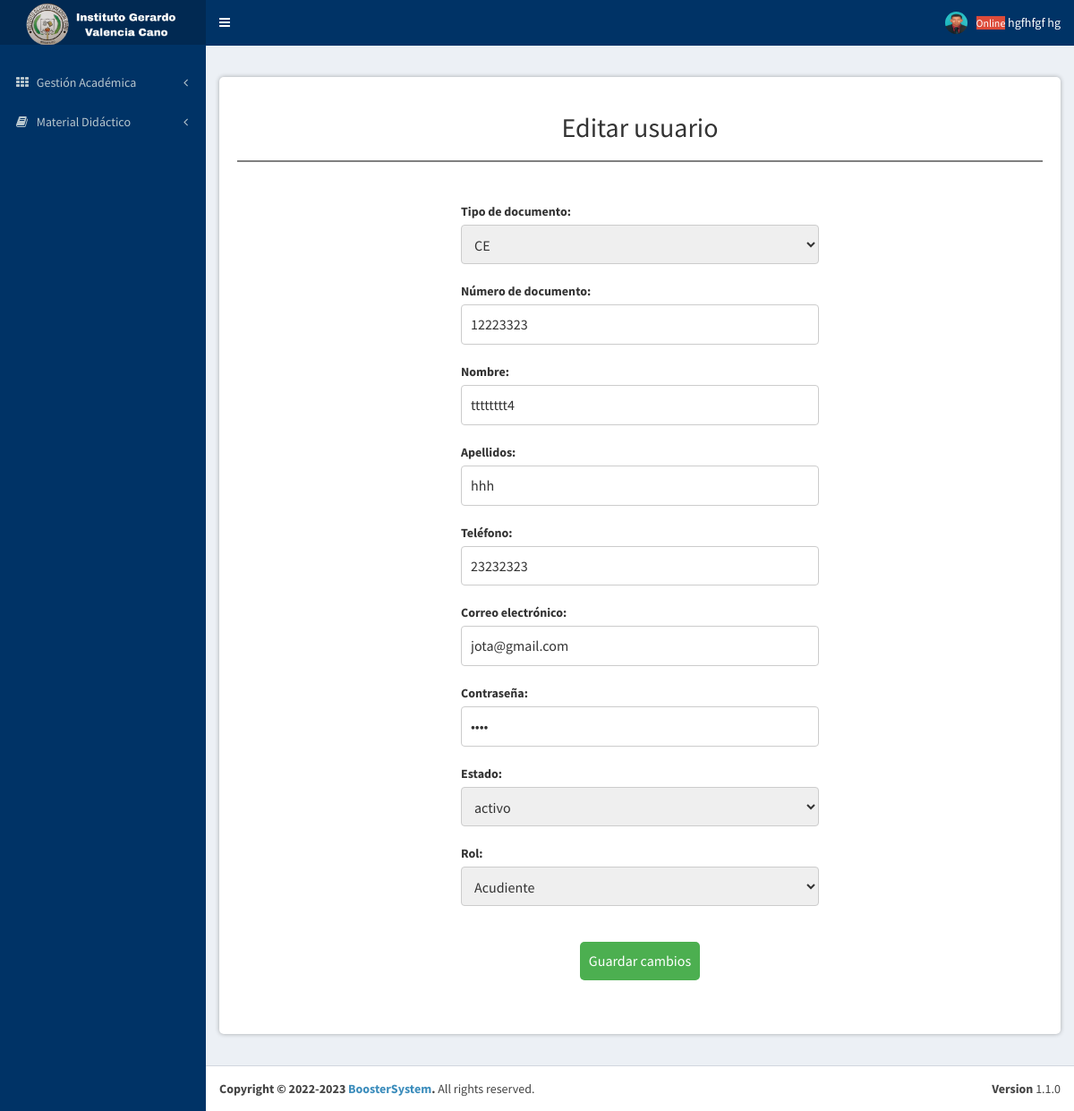
The page /gestionAcademica/views/editarUser.php?id=7 (signed in) on the database its author committed.
### tables this page shows
CREATE TABLE `usuarios` (
  `idUsuario` int(11) NOT NULL AUTO_INCREMENT,
  `tipoDocumentoUsuario` enum('CC','CE') NOT NULL DEFAULT 'CC',
  `documentoUsuario` varchar(20) NOT NULL,
  `nombresUsuario` varchar(100) NOT NULL,
  `apellidosUsuario` varchar(100) NOT NULL,
  `telefonoUsuario` varchar(20) NOT NULL,
  `correoUsuario` varchar(120) NOT NULL,
  `passwordUsuario` varchar(120) NOT NULL,
  `estadoUsuario` enum('activo','inactivo') NOT NULL,
  `rol_idRol` int(11) NOT NULL,
  PRIMARY KEY (`idUsuario`),
  KEY `rol_idRol` (`rol_idRol`),
  CONSTRAINT `usuarios_ibfk_1` FOREIGN KEY (`rol_idRol`) REFERENCES `rol` (`idRol`) ON DELETE CASCADE
);

### gestionAcademica/includes/verificarAcceso.php (called while the page is built, shortened)
<?php
include('conexion.php');
if(isset($_SESSION['documentoUsuario'])){
    $documentoUsuario_sesion = $_SESSION['documentoUsuario'];
$consulta = "SELECT * FROM usuarios WHERE documentoUsuario = '$documentoUsuario_sesion'";
$resultado = mysqli_query($conexion, $consulta);
if ($resultado && mysqli_num_rows($resultado) > 0) {
    $fila = mysqli_fetch_assoc($resultado);
    $nombresUsuario = $fila['nombresUsuario'];
    $apellidosUsuario = $fila['apellidosUsuario'];
}
}else{
    header('Location: ../login');
}
?>

### gestionAcademica/views/editarUser.php (the view, shortened to what this page needs)
<?php include_once '../includes/verificarAcceso.php'; ?>
<?php
$idUsuario = $_GET['id'];
$conexion = mysqli_connect("localhost", "root", "", "boostersystem");
$consulta = "SELECT * FROM usuarios WHERE idUsuario = $idUsuario";
$resultado = mysqli_query($conexion, $consulta);
$usuario = mysqli_fetch_assoc($resultado);
    ?>
<!DOCTYPE html>
<html>
<head>
  <link rel="stylesheet" href="../../Layout/css/bootstrap.min.css">
  <link rel="stylesheet" href="../../Layout/css/font-awesome.css">
  <link rel="stylesheet" href="../../Layout/css/AdminLTE.min.css">
  <link rel="stylesheet" href="../css/stilos.css">
     <link rel="stylesheet" href="../../Layout/css/_all-skins.min.css">
   </head>
   <body class="hold-transition skin-blue sidebar-mini">
    <div class="wrapper">
    <?php include_once '../../templates/cabecera.php'; ?>
    <?php include_once '../../templates/menu.php'; ?>
<div class="content-wrapper">
<section class="content">
<section class="estilo">
  <h2>Editar usuario</h2>
  <hr style="border: 1px solid gray;">
  <form action="../includes/functions.php" method="POST">
  <div class="form-group">
<label for="tipoDocumentoUsuario">Tipo de documento:</label>
<select id="tipoDocumentoUsuario" name="tipoDocumentoUsuario" required>
  <?php
  $consultaTiposDocumento = "SHOW COLUMNS FROM usuarios LIKE 'tipoDocumentoUsuario'";
  $resultadoTiposDocumento = mysqli_query($conexion, $consultaTiposDocumento);
  $rowTiposDocumento = mysqli_fetch_assoc($resultadoTiposDocumento);
  $enumValuesDocumento = explode(",", str_replace("'", "", substr($rowTiposDocumento['Type'], 5, (strlen($rowTiposDocumento['Type'])-6))));
  foreach ($enumValuesDocumento as $valueDocumento) {
    $selected = ($valueDocumento == $usuario['tipoDocumentoUsuario']) ? 'selected' : '';
    echo "<option value='$valueDocumento' $selected>$valueDocumento</option>";
  }
  ?>
</select>
</div>
<div class="form-group">
  <label for="documentoUsuario">Número de documento:</label>
  <input type="text" id="documentoUsuario" name="documentoUsuario" value="<?php echo $usuario['documentoUsuario']; ?>" required>
</div>
<div class="form-group">
  <label for="nombresUsuario">Nombre:</label>
  <input type="text" id="nombresUsuario" name="nombresUsuario" value="<?php echo $usuario['nombresUsuario']; ?>" required>
</div>
<div class="form-group">
  <label for="apellidosUsuario">Apellidos:</label>
  <input type="text" id="apellidosUsuario" name="apellidosUsuario" value="<?php echo $usuario['apellidosUsuario']; ?>" required>
</div>
<div class="form-group">
  <label for="telefonoUsuario">Teléfono:</label>
  <input type="text" id="telefonoUsuario" name="telefonoUsuario" value="<?php echo $usuario['telefonoUsuario']; ?>" required>
</div>
<div class="form-group">
  <label for="correoUsuario">Correo electrónico:</label>
  <input type="email" id="correoUsuario" name="correoUsuario" value="<?php echo $usuario['correoUsuario']; ?>" required>
</div>
<div class="form-group">
  <label for="passwordUsuario">Contraseña:</label>
  <input type="password" name="passwordUsuario" id="passwordUsuario" value="<?php echo $usuario['passwordUsuario']; ?>" required>
</div>
<div class="form-group">
<label for="estadoUsuario">Estado:</label>
<select id="estadoUsuario" name="estadoUsuario" required>
  <?php
  $consultaEstados = "SHOW COLUMNS FROM usuarios LIKE 'estadoUsuario'";
  $resultadoEstados = mysqli_query($conexion, $consultaEstados);
  $rowEstados = mysqli_fetch_assoc($resultadoEstados);
  $enumValues = explode(",", str_replace("'", "", substr($rowEstados['Type'], 5, (strlen($rowEstados['Type'])-6))));
  foreach ($enumValues as $value) {
    $selected = ($value == $usuario['estadoUsuario']) ? 'selected' : '';
    echo "<option value='$value' $selected>$value</option>";
  }
  ?>
</select>
</div>
<div class="form-group">
  <label for="rol_idRol">Rol:</label>
  <select id="rol_idRol" name="rol_idRol" required>
    <?php
    $conexion = mysqli_connect("localhost", "root", "", "boostersystem");
    $consultaRoles = "SELECT idRol, nombreRol FROM rol";
    $resultadoRoles = mysqli_query($conexion, $consultaRoles);
    if (mysqli_num_rows($resultadoRoles) > 0) {
      while ($row = mysqli_fetch_assoc($resultadoRoles)) {
        $idRol = $row['idRol'];
        $nombreRol = $row['nombreRol'];
        $selected = ($idRol == $usuario['rol_idRol']) ? 'selected' : '';
        echo "<option value='$idRol' $selected>$nombreRol</option>";
      }
    } else {
      echo "<option value=''>No hay roles disponibles</option>";
    }
    ?>
  </select>
</div>
<div class="form-group">
  <button type="submit" value="Guardar" name="registrar">Guardar cambios</button>
</div>
</form>
</section>
</section>
</div>
<?php include_once '../../templates/pie.php'; ?>
</body>
</html>

### templates/cabecera.php (shortened to what this page needs)
<header class="main-header">
    <a href="../inicio.php" class="logo">
        <span class="logo-lg"><img src="../img/logo.png" alt="" height="50px"></span>
    </a>
    <nav class="navbar navbar-static-top" role="navigation">
        <a href="#" class="sidebar-toggle" data-toggle="offcanvas" role="button">
        </a>
        <div class="navbar-custom-menu">
            <ul class="nav navbar-nav">
                <li class="dropdown user user-menu">
                    <a href="#" class="dropdown-toggle" data-toggle="dropdown">
                        <small class="bg-red">Online</small>
                        <span class="hidden-xs"><?php echo $nombresUsuario." ".$apellidosUsuario?></span>
                        <img src="../img/perfil.jpg" class="user-image" alt="Imagen de perfil">
                    </a>
                </li>
            </ul>
        </div>
    </nav>
</header>

### gestionAcademica/css/stilos.css (style rules this page uses)
h2 { text-align: center; }
.estilo { margin: 20px 0; padding: 20px; background-color: #fff; border-radius: 5px; box-shadow: 0px 0px 5px rgba(0, 0, 0, 0.3); overflow-x: auto; }
form { margin-top: 5%; display: flex; flex-direction: column; align-items: center; }
.form-group { display: flex; flex-direction: column; margin-bottom: 20px; width: 100%; max-width: 400px; }
label { margin-bottom: 5px; }
input, select { padding: 10px; border: 1px solid #ccc; border-radius: 4px; font-size: 16px; width: 100%; }
button[type="submit"] { margin: 20px auto; display: block; padding: 10px; border-radius: 5px; border: none; background-color: #4CAF50; color: white; font-size: 16px; cursor: pointer; }

### rows shown on the page
usuarios: nombresUsuario "hgfhfgf", apellidosUsuario "hg"
usuarios: documentoUsuario "12223323", nombresUsuario "tttttttt4", apellidosUsuario "hhh", telefonoUsuario "23232323", correoUsuario "jota@gmail.com"

### other values the page prints
form field tipoDocumentoUsuario "CE"
form field estadoUsuario "activo"
form field rol_idRol "Acudiente"
